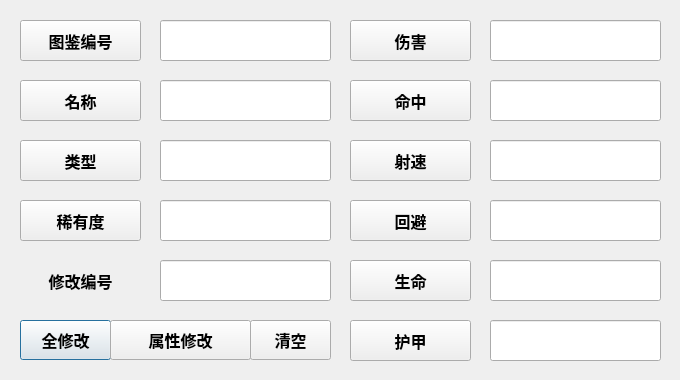
<?xml version="1.0" encoding="UTF-8"?>
<ui version="4.0">
 <class>Dialog_update</class>
 <widget class="QDialog" name="Dialog_update">
  <property name="geometry">
   <rect>
    <x>0</x>
    <y>0</y>
    <width>680</width>
    <height>380</height>
   </rect>
  </property>
  <property name="windowTitle">
   <string>Dialog</string>
  </property>
  <widget class="QLineEdit" name="lineEdit_Avoid">
   <property name="geometry">
    <rect>
     <x>490</x>
     <y>200</y>
     <width>171</width>
     <height>41</height>
    </rect>
   </property>
   <property name="font">
    <font>
     <pointsize>12</pointsize>
     <weight>75</weight>
     <bold>true</bold>
    </font>
   </property>
   <property name="layoutDirection">
    <enum>Qt::LeftToRight</enum>
   </property>
   <property name="text">
    <string/>
   </property>
   <property name="echoMode">
    <enum>QLineEdit::Normal</enum>
   </property>
   <property name="alignment">
    <set>Qt::AlignCenter</set>
   </property>
  </widget>
  <widget class="QLineEdit" name="lineEdit_Speed">
   <property name="geometry">
    <rect>
     <x>490</x>
     <y>140</y>
     <width>171</width>
     <height>41</height>
    </rect>
   </property>
   <property name="font">
    <font>
     <pointsize>12</pointsize>
     <weight>75</weight>
     <bold>true</bold>
    </font>
   </property>
   <property name="layoutDirection">
    <enum>Qt::LeftToRight</enum>
   </property>
   <property name="text">
    <string/>
   </property>
   <property name="echoMode">
    <enum>QLineEdit::Normal</enum>
   </property>
   <property name="alignment">
    <set>Qt::AlignCenter</set>
   </property>
  </widget>
  <widget class="QPushButton" name="pushButton">
   <property name="geometry">
    <rect>
     <x>20</x>
     <y>320</y>
     <width>91</width>
     <height>40</height>
    </rect>
   </property>
   <property name="font">
    <font>
     <pointsize>12</pointsize>
     <weight>75</weight>
     <bold>true</bold>
    </font>
   </property>
   <property name="text">
    <string>全修改</string>
   </property>
  </widget>
  <widget class="QPushButton" name="pushButton_2">
   <property name="geometry">
    <rect>
     <x>250</x>
     <y>320</y>
     <width>81</width>
     <height>40</height>
    </rect>
   </property>
   <property name="font">
    <font>
     <pointsize>12</pointsize>
     <weight>75</weight>
     <bold>true</bold>
    </font>
   </property>
   <property name="text">
    <string>清空</string>
   </property>
  </widget>
  <widget class="QLineEdit" name="lineEdit_Rare">
   <property name="geometry">
    <rect>
     <x>160</x>
     <y>200</y>
     <width>171</width>
     <height>41</height>
    </rect>
   </property>
   <property name="font">
    <font>
     <pointsize>12</pointsize>
     <weight>75</weight>
     <bold>true</bold>
    </font>
   </property>
   <property name="layoutDirection">
    <enum>Qt::LeftToRight</enum>
   </property>
   <property name="text">
    <string/>
   </property>
   <property name="echoMode">
    <enum>QLineEdit::Normal</enum>
   </property>
   <property name="alignment">
    <set>Qt::AlignCenter</set>
   </property>
  </widget>
  <widget class="QLineEdit" name="lineEdit_Attack">
   <property name="geometry">
    <rect>
     <x>490</x>
     <y>20</y>
     <width>171</width>
     <height>41</height>
    </rect>
   </property>
   <property name="font">
    <font>
     <pointsize>12</pointsize>
     <weight>75</weight>
     <bold>true</bold>
    </font>
   </property>
   <property name="layoutDirection">
    <enum>Qt::LeftToRight</enum>
   </property>
   <property name="text">
    <string/>
   </property>
   <property name="echoMode">
    <enum>QLineEdit::Normal</enum>
   </property>
   <property name="alignment">
    <set>Qt::AlignCenter</set>
   </property>
  </widget>
  <widget class="QLineEdit" name="lineEdit_Hit">
   <property name="geometry">
    <rect>
     <x>490</x>
     <y>80</y>
     <width>171</width>
     <height>41</height>
    </rect>
   </property>
   <property name="font">
    <font>
     <pointsize>12</pointsize>
     <weight>75</weight>
     <bold>true</bold>
    </font>
   </property>
   <property name="layoutDirection">
    <enum>Qt::LeftToRight</enum>
   </property>
   <property name="text">
    <string/>
   </property>
   <property name="echoMode">
    <enum>QLineEdit::Normal</enum>
   </property>
   <property name="alignment">
    <set>Qt::AlignCenter</set>
   </property>
  </widget>
  <widget class="QLineEdit" name="lineEdit_No">
   <property name="geometry">
    <rect>
     <x>160</x>
     <y>20</y>
     <width>171</width>
     <height>41</height>
    </rect>
   </property>
   <property name="font">
    <font>
     <pointsize>12</pointsize>
     <weight>75</weight>
     <bold>true</bold>
    </font>
   </property>
   <property name="layoutDirection">
    <enum>Qt::LeftToRight</enum>
   </property>
   <property name="text">
    <string/>
   </property>
   <property name="echoMode">
    <enum>QLineEdit::Normal</enum>
   </property>
   <property name="alignment">
    <set>Qt::AlignCenter</set>
   </property>
  </widget>
  <widget class="QLineEdit" name="lineEdit_Name">
   <property name="geometry">
    <rect>
     <x>160</x>
     <y>80</y>
     <width>171</width>
     <height>41</height>
    </rect>
   </property>
   <property name="font">
    <font>
     <pointsize>12</pointsize>
     <weight>75</weight>
     <bold>true</bold>
    </font>
   </property>
   <property name="layoutDirection">
    <enum>Qt::LeftToRight</enum>
   </property>
   <property name="text">
    <string/>
   </property>
   <property name="echoMode">
    <enum>QLineEdit::Normal</enum>
   </property>
   <property name="alignment">
    <set>Qt::AlignCenter</set>
   </property>
  </widget>
  <widget class="QLineEdit" name="lineEdit_Armor">
   <property name="geometry">
    <rect>
     <x>490</x>
     <y>320</y>
     <width>171</width>
     <height>41</height>
    </rect>
   </property>
   <property name="font">
    <font>
     <pointsize>12</pointsize>
     <weight>75</weight>
     <bold>true</bold>
    </font>
   </property>
   <property name="layoutDirection">
    <enum>Qt::LeftToRight</enum>
   </property>
   <property name="text">
    <string/>
   </property>
   <property name="echoMode">
    <enum>QLineEdit::Normal</enum>
   </property>
   <property name="alignment">
    <set>Qt::AlignCenter</set>
   </property>
  </widget>
  <widget class="QLineEdit" name="lineEdit_Life">
   <property name="geometry">
    <rect>
     <x>490</x>
     <y>260</y>
     <width>171</width>
     <height>41</height>
    </rect>
   </property>
   <property name="font">
    <font>
     <pointsize>12</pointsize>
     <weight>75</weight>
     <bold>true</bold>
    </font>
   </property>
   <property name="layoutDirection">
    <enum>Qt::LeftToRight</enum>
   </property>
   <property name="text">
    <string/>
   </property>
   <property name="echoMode">
    <enum>QLineEdit::Normal</enum>
   </property>
   <property name="alignment">
    <set>Qt::AlignCenter</set>
   </property>
  </widget>
  <widget class="QLineEdit" name="lineEdit_Type">
   <property name="geometry">
    <rect>
     <x>160</x>
     <y>140</y>
     <width>171</width>
     <height>41</height>
    </rect>
   </property>
   <property name="font">
    <font>
     <pointsize>12</pointsize>
     <weight>75</weight>
     <bold>true</bold>
    </font>
   </property>
   <property name="layoutDirection">
    <enum>Qt::LeftToRight</enum>
   </property>
   <property name="text">
    <string/>
   </property>
   <property name="echoMode">
    <enum>QLineEdit::Normal</enum>
   </property>
   <property name="alignment">
    <set>Qt::AlignCenter</set>
   </property>
  </widget>
  <widget class="QPushButton" name="pushButton_No">
   <property name="geometry">
    <rect>
     <x>20</x>
     <y>20</y>
     <width>121</width>
     <height>41</height>
    </rect>
   </property>
   <property name="font">
    <font>
     <pointsize>12</pointsize>
     <weight>75</weight>
     <bold>true</bold>
    </font>
   </property>
   <property name="text">
    <string>图鉴编号</string>
   </property>
  </widget>
  <widget class="QPushButton" name="pushButton_Name">
   <property name="geometry">
    <rect>
     <x>20</x>
     <y>80</y>
     <width>121</width>
     <height>41</height>
    </rect>
   </property>
   <property name="font">
    <font>
     <pointsize>12</pointsize>
     <weight>75</weight>
     <bold>true</bold>
    </font>
   </property>
   <property name="text">
    <string>名称</string>
   </property>
  </widget>
  <widget class="QPushButton" name="pushButton_Type">
   <property name="geometry">
    <rect>
     <x>20</x>
     <y>140</y>
     <width>121</width>
     <height>41</height>
    </rect>
   </property>
   <property name="font">
    <font>
     <pointsize>12</pointsize>
     <weight>75</weight>
     <bold>true</bold>
    </font>
   </property>
   <property name="text">
    <string>类型</string>
   </property>
  </widget>
  <widget class="QPushButton" name="pushButton_Rare">
   <property name="geometry">
    <rect>
     <x>20</x>
     <y>200</y>
     <width>121</width>
     <height>41</height>
    </rect>
   </property>
   <property name="font">
    <font>
     <pointsize>12</pointsize>
     <weight>75</weight>
     <bold>true</bold>
    </font>
   </property>
   <property name="text">
    <string>稀有度</string>
   </property>
  </widget>
  <widget class="QPushButton" name="pushButton_No_Attack">
   <property name="geometry">
    <rect>
     <x>350</x>
     <y>20</y>
     <width>121</width>
     <height>41</height>
    </rect>
   </property>
   <property name="font">
    <font>
     <pointsize>12</pointsize>
     <weight>75</weight>
     <bold>true</bold>
    </font>
   </property>
   <property name="text">
    <string>伤害</string>
   </property>
  </widget>
  <widget class="QPushButton" name="pushButton_No_Hit">
   <property name="geometry">
    <rect>
     <x>350</x>
     <y>80</y>
     <width>121</width>
     <height>41</height>
    </rect>
   </property>
   <property name="font">
    <font>
     <pointsize>12</pointsize>
     <weight>75</weight>
     <bold>true</bold>
    </font>
   </property>
   <property name="text">
    <string>命中</string>
   </property>
  </widget>
  <widget class="QPushButton" name="pushButton_No_Speed">
   <property name="geometry">
    <rect>
     <x>350</x>
     <y>140</y>
     <width>121</width>
     <height>41</height>
    </rect>
   </property>
   <property name="font">
    <font>
     <pointsize>12</pointsize>
     <weight>75</weight>
     <bold>true</bold>
    </font>
   </property>
   <property name="text">
    <string>射速</string>
   </property>
  </widget>
  <widget class="QPushButton" name="pushButton_No_Avoid">
   <property name="geometry">
    <rect>
     <x>350</x>
     <y>200</y>
     <width>121</width>
     <height>41</height>
    </rect>
   </property>
   <property name="font">
    <font>
     <pointsize>12</pointsize>
     <weight>75</weight>
     <bold>true</bold>
    </font>
   </property>
   <property name="text">
    <string>回避</string>
   </property>
  </widget>
  <widget class="QPushButton" name="pushButton_No_Life">
   <property name="geometry">
    <rect>
     <x>350</x>
     <y>260</y>
     <width>121</width>
     <height>41</height>
    </rect>
   </property>
   <property name="font">
    <font>
     <pointsize>12</pointsize>
     <weight>75</weight>
     <bold>true</bold>
    </font>
   </property>
   <property name="text">
    <string>生命</string>
   </property>
  </widget>
  <widget class="QPushButton" name="pushButton_No_Armor">
   <property name="geometry">
    <rect>
     <x>350</x>
     <y>320</y>
     <width>121</width>
     <height>41</height>
    </rect>
   </property>
   <property name="font">
    <font>
     <pointsize>12</pointsize>
     <weight>75</weight>
     <bold>true</bold>
    </font>
   </property>
   <property name="text">
    <string>护甲</string>
   </property>
  </widget>
  <widget class="QLabel" name="label_4">
   <property name="geometry">
    <rect>
     <x>20</x>
     <y>260</y>
     <width>121</width>
     <height>41</height>
    </rect>
   </property>
   <property name="font">
    <font>
     <pointsize>12</pointsize>
     <weight>75</weight>
     <bold>true</bold>
    </font>
   </property>
   <property name="text">
    <string>修改编号</string>
   </property>
   <property name="alignment">
    <set>Qt::AlignCenter</set>
   </property>
  </widget>
  <widget class="QLineEdit" name="lineEdit_SelectNo">
   <property name="geometry">
    <rect>
     <x>160</x>
     <y>260</y>
     <width>171</width>
     <height>41</height>
    </rect>
   </property>
   <property name="font">
    <font>
     <pointsize>12</pointsize>
     <weight>75</weight>
     <bold>true</bold>
    </font>
   </property>
   <property name="layoutDirection">
    <enum>Qt::LeftToRight</enum>
   </property>
   <property name="text">
    <string/>
   </property>
   <property name="echoMode">
    <enum>QLineEdit::Normal</enum>
   </property>
   <property name="alignment">
    <set>Qt::AlignCenter</set>
   </property>
  </widget>
  <widget class="QPushButton" name="pushButton_3">
   <property name="geometry">
    <rect>
     <x>110</x>
     <y>320</y>
     <width>141</width>
     <height>40</height>
    </rect>
   </property>
   <property name="font">
    <font>
     <pointsize>12</pointsize>
     <weight>75</weight>
     <bold>true</bold>
    </font>
   </property>
   <property name="text">
    <string>属性修改</string>
   </property>
  </widget>
 </widget>
 <resources/>
 <connections/>
</ui>
